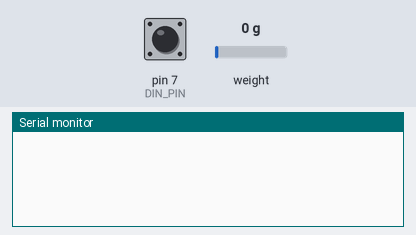
The sketch below on a simulated Arduino Uno, built with avr-gcc and run on an emulated ATmega328P. On the bench: the last lines printed to the serial monitor. The test bench sets the inputs (shaded band); at power-on: pin 7 (DIN_PIN) HIGH, weight on the scale 0 g.

Above: at 2.2 s.
2.3 s: pin 7 (DIN_PIN) pulled LOW for 1.25 s
At 4.8 s:
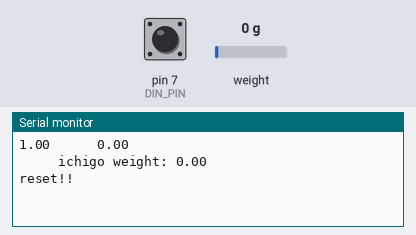
5.0 s: weight on the scale set to 100 g
At 6.4 s:
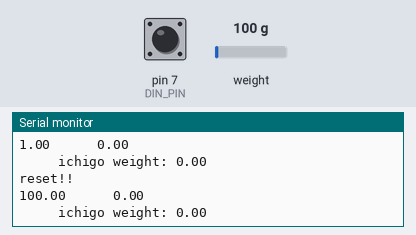
6.5 s: weight on the scale set to 1250 g
At 9.4 s:
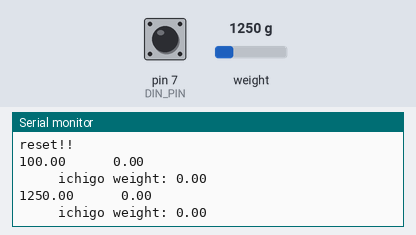
Timing chart, 0 to 10.9 s (numbered marks = the images above; inputs shaded):
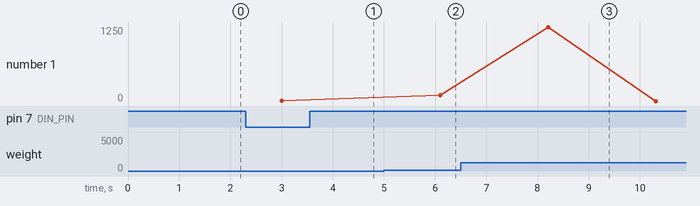

The sketch:

smart_measure.ino
```cpp
#include "HX711.h"

//DT,SCKは実際の配線に応じる
const int DT_PIN = 8;
const int SCK_PIN = 9;
const int DIN_PIN = 7;
//キャリブレーション用変数。ロードセルに依存
const int calibrate_dec = -685;
float b_weight = -1.0; //基準値_base
float p_weight = -1.0; //前回値_primary
float n_weight = -1.0; //現在値_now
float ichigo_weight = 0;
float error = 0.1; //誤差をどれだけ許容するか
int btn;

HX711 scale;

void setup()
{
    Serial.begin(9600);
    pinMode(DIN_PIN, INPUT_PULLUP);
    scale.begin(DT_PIN, SCK_PIN);
    scale.set_scale(calibrate_dec);
    scale.tare();
}

void loop()
{
    btn = digitalRead(DIN_PIN);
    n_weight = scale.get_units(10);
    if (btn == 0) //リセット時
    {
        Serial.println("reset!!");
        b_weight = n_weight;
        ichigo_weight=0;
    }
    else
    {
        n_weight = scale.get_units(10);
        if (abs(n_weight - p_weight) < error && abs(n_weight - b_weight) >= 5) /*現在値が前回値よりerror値よりも小さくなっていればイチゴが取られたと判定する*/
        {
            ichigo_weight = n_weight - b_weight;//イチゴの値を更新＊ただし，この値は数ループの間しか保持できない
                b_weight = n_weight; //基準値をリセット
        }
        p_weight = n_weight;

        /*
        改案
        ・itigo_weight の値を5g以上の値に絞ってリストで保存（0g付近の値は無視）
        ・itigo_weightの値を次のイチゴが取り除かれるまで保持　ichigo_weigtの中身が再び一定値以上なるまで値を保持するとか
       　どっちかできません？
        */

        /*デバッグ用
        Serial.println(n_weight);
        Serial.println(b_weight);
        Serial.println(p_weight);
        */
        Serial.print(n_weight - b_weight); //現在値と基準値の誤差を表示する
        Serial.print("      ");
        Serial.println(n_weight-p_weight);
            Serial.print("     ichigo weight: ");
        Serial.println(ichigo_weight); //

        scale.power_down();
        delay(100);
        scale.power_up();
    }
}
```

Measured:
- after the input at 2.3 s, the serial monitor: prints a new line after 1.8 s (image 1)
- after the input at 5.0 s, the serial monitor: prints a new line after 1.1 s (image 2)
- after the input at 6.5 s, the serial monitor: prints a new line after 1.7 s (image 3)
- plotted number 1: 1 → 100 after the input at 5.0 s
